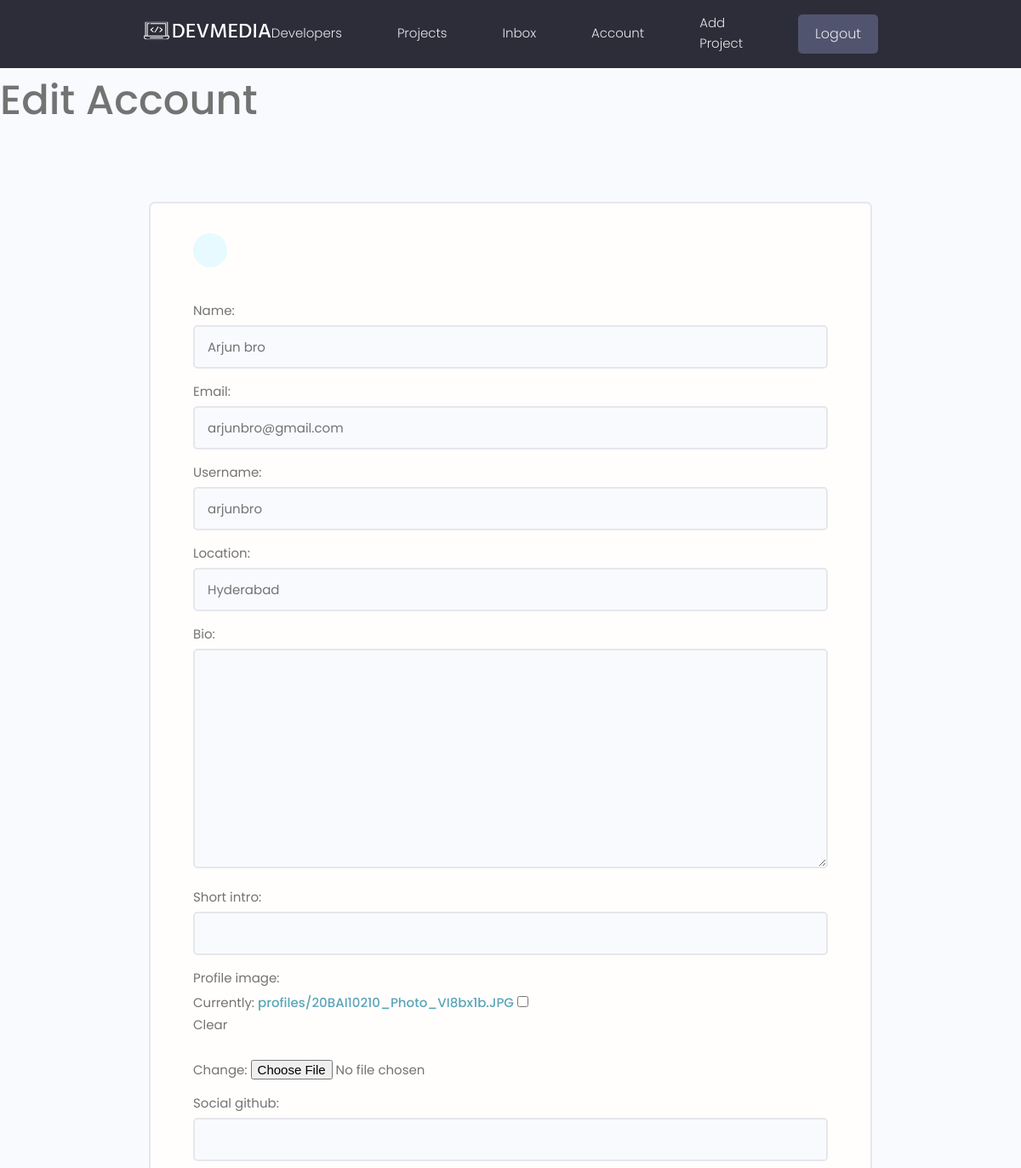
Page /edit-account/ (signed in, upper part) on the earlier database version.
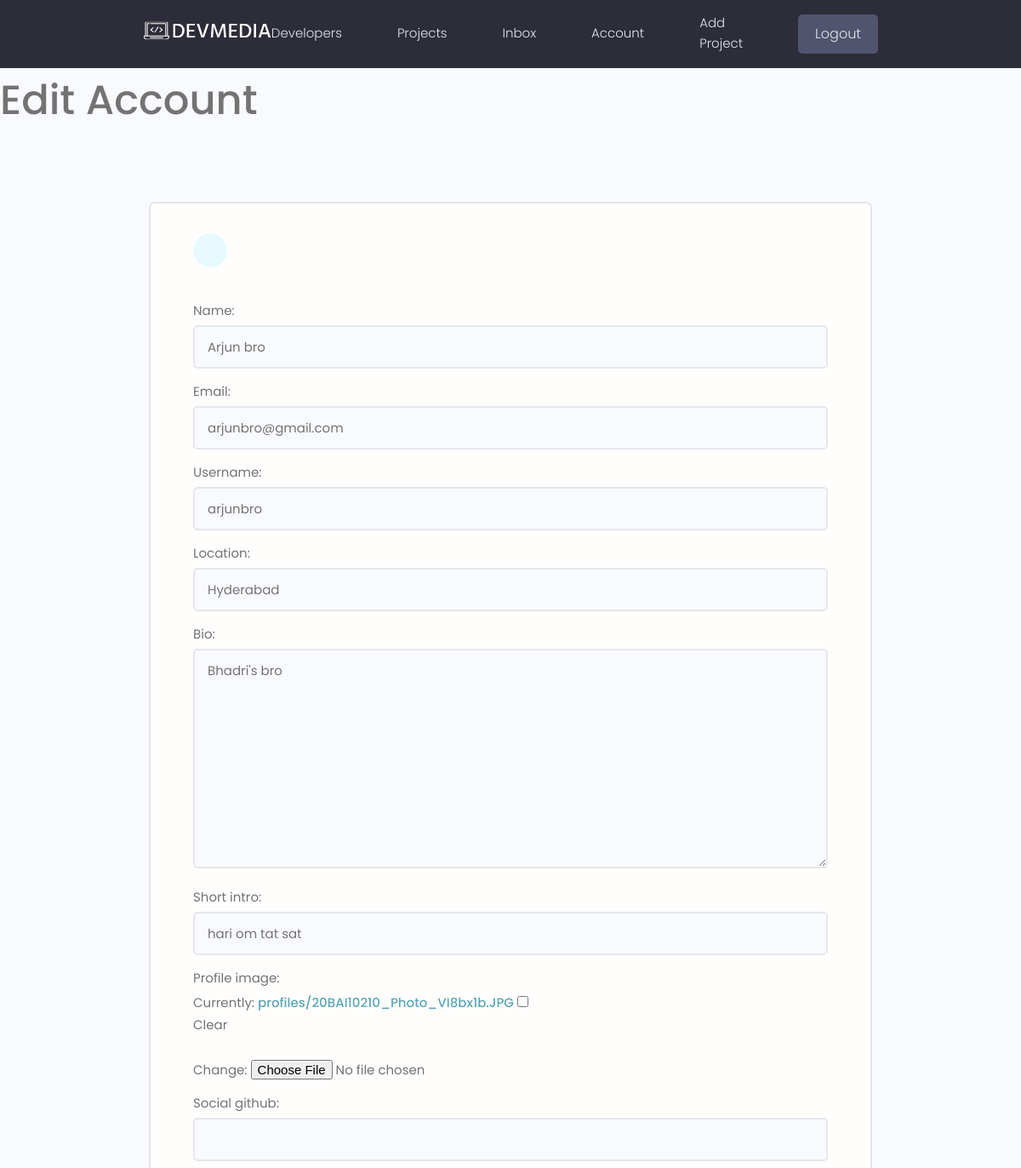
Same page on the later database version.
### users/models.py (models this page shows, shortened)
class Profile(models.Model):
    user = models.OneToOneField(User, on_delete = models.CASCADE, null = True, blank = True)
    name = models.CharField(max_length = 200, blank = True, null = True)
    username = models.CharField(unique = True, max_length=200, blank = True, null = True)
    location = models.CharField(max_length=200, blank = True, null = True)
    email = models.EmailField(max_length = 500, blank = True, null = True)
    short_intro = models.CharField(max_length = 200, blank = True, null = True)
    bio = models.TextField(blank = True, null = True)
    profile_image = models.ImageField(null = True, blank = True, upload_to = 'profiles/', default="profiles/default.png")
    social_github = models.CharField(max_length = 200, blank=True, null = True)
    social_twitter = models.CharField(max_length = 200, blank=True, null = True)
    social_linkedin = models.CharField(max_length = 200, blank=True, null = True)
    social_youtube = models.CharField(max_length = 200, blank=True, null = True)
    social_website = models.CharField(max_length = 200, blank=True, null = True)
    created = models.DateTimeField(auto_now_add=True)
    id = models.UUIDField(default = uuid.uuid4, primary_key=True, unique=True, editable=False)

### users/views.py (the view, shortened to what this page needs)
# urls.py: path('edit-account/', views.editAccount, name = 'edit-account'),
@login_required(login_url='login')
def editAccount(request):
    profile = request.user.profile
    form = ProfileForm(instance = profile)
    return render(request, 'users/profile_form.html', {'form':form})

### users/forms.py
class ProfileForm(ModelForm):
    class Meta:
        model = Profile
        fields = ['name', 'email', 'username', 'location', 'bio', 'short_intro', 'profile_image', 'social_github', 'social_linkedin', 'social_twitter', 'social_youtube', 'social_website']
    def __init__(self, *args, **kwargs):
        super(ProfileForm, self).__init__(*args, **kwargs)
        for name, field in self.fields.items():
            field.widget.attrs.update({'class': 'input'})

### users/templates/users/profile_form.html (shortened to what this page needs)
{% extends 'main.html' %}
{% block content %}
<h1>Edit Account</h1>
<main class="formPage my-xl">
    <div class="content-box">
        <div class="formWrapper">
            <a class="backButton" href="#"></a>
            <br>
            <form class="form" method="POST" action = "{% url 'edit-account' %}" enctype = "multipart/form-data">
                {% for field in form %}
                <div class="form__field">
                    <label for="formInput#text">{{field.label}}: </label>
                    {{field}}
                </div>
                {% endfor %}
            </form>
        </div>
    </div>
</main>
{% endblock content %}

Differences in the rows shown:
changed Profile "Arjun bro": bio (not shown) → "Bhadri's bro"; short_intro (not shown) → "hari om tat sat"
